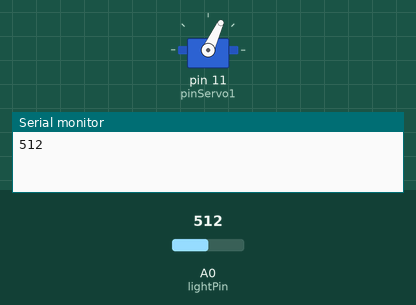
This sketch was run on a simulated Arduino Uno, built with avr-gcc and run on an emulated ATmega328P. On the bench: servo, the last lines printed to the serial monitor. The inputs (shaded band) are chosen by the test bench; at power-on: A0 (lightPin) = 512.

Above: at 2.8 s.
2.9 s: A0 (lightPin) set to 119
5.2 s: A0 (lightPin) set to 106
At 6.3 s:
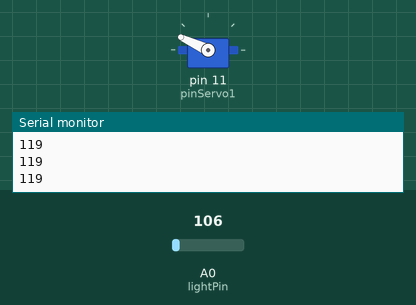
At 21.6 s:
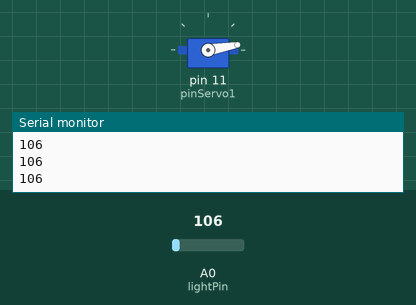
Timing chart, 0 to 22.1 s (numbered marks = the images above; inputs shaded):
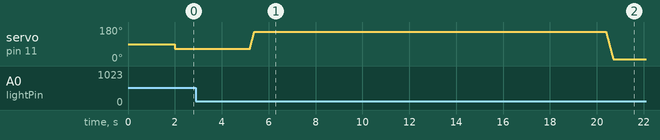

The sketch:

sketch_mar10a.ino
```cpp
//-----------------------------------------------
//Servo
//-----------------------------------------------
#include <Servo.h>
Servo myServo;
int pos;
int pinServo1 = 11;
boolean inputSignal;
boolean initializeStart;
//Startposition
int startPos = 65;
int leftPos = 155;
int rightPos = 10;
boolean wasLeft = false;
boolean wasRight = false;
int delayTimeInForLoop = 2;
int delayTimeBetweenLeftAndRight = 15000;

//-----------------------------------------------
//Infrared
//-----------------------------------------------
int lightPin = A0;
const int numReadings = 10;
int readings[numReadings];
int readIndex = 0;
int average = 0;
int total = 0;
//-----------------------------------------------
//StartValue
//-----------------------------------------------
boolean isStartValue;
int startValue;
int startValueRange;
boolean runServoCode = false;


void setup() {
  //-----------------------------------------------
  //StartValue
  //-----------------------------------------------
  isStartValue = true;
  startValueRange = 400;
  //-----------------------------------------------
  //Servo
  //-----------------------------------------------
  pos = 0;
  inputSignal = false;
  initializeStart = true;
  myServo.attach(pinServo1);
  //-----------------------------------------------
  //Infrared
  //-----------------------------------------------
  // configure the Arduino Serial interface
  Serial.begin(9600);
  pinMode(lightPin, INPUT);
  // initialize Array with 0
  for (int i = 0; i < numReadings; i++)
  {
    readings[i] = 0;
  }
}

void loop() {
  //-----------------------------------------------
  //StartValue
  //-----------------------------------------------
  if (isStartValue) {
    delay(2000);
    isStartValue = false;
    startValue = analogRead(lightPin);
  }
  //-----------------------------------------------
  //Infrared
  //-----------------------------------------------
  // print the Voltage going through the Resistor (1024 is 5V passing).
  // The lower the number, the lower the light and the higher the resistance.
  //  Serial.println(analogRead(lightPin));
  // delay(10);
  // remove the number in the Array that we are gonna overwrite from the total
  total = total - readings[readIndex];
  // write the new meassure into the Array
  readings[readIndex] = analogRead(lightPin);
  // add the new meassure Number to the total again
  total = total + readings[readIndex];
  // increment the array index "pointer"
  readIndex++;
  // reset the array index "pointer"
  if (readIndex >= numReadings) {
    readIndex = 0;
  }
  // divide the total through the number of meassures
  average = total / numReadings;

  //  print the Voltage going through the Resistor
  Serial.println(analogRead(lightPin));
  if (analogRead(lightPin) < (startValue - startValueRange)) {
    runServoCode = true;
  }
  //-----------------------------------------------
  //Servo
  //-----------------------------------------------
  if (initializeStart) {
    myServo.write(startPos);
    initializeStart = false;
    delay(2000);
  }
  if (runServoCode) {
    if (!wasRight) {
      //Turn Left
      if (!wasLeft) {
        for (pos = startPos; pos <= leftPos; pos += 1) {
          myServo.write(pos);
          delay(delayTimeInForLoop);
        }
        wasLeft = true;
      }
      //Wait 10 seconds
      delay(delayTimeBetweenLeftAndRight);
      //Then turn right
      for (pos = leftPos; pos >= rightPos; pos -= 1) {
        myServo.write(pos);
        delay(delayTimeInForLoop);
      }
      wasRight = true;
    }
  }
}
```

Measured:
- the behaviour switches between 112 and 111 on A0 (lightPin) (found by bisection; images 0 and 1)
- after the input at 5.2 s, servo on pin 11 (pinServo1): rises from 65° to 155° in 0.19 s, then falls to 10° in 15.3 s
